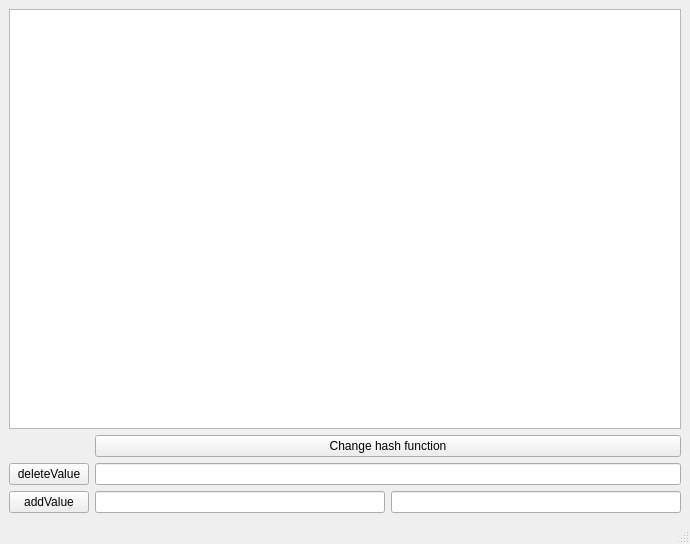
<?xml version="1.0" encoding="UTF-8"?>
<ui version="4.0">
 <class>MainWindow</class>
 <widget class="QMainWindow" name="MainWindow">
  <property name="geometry">
   <rect>
    <x>0</x>
    <y>0</y>
    <width>690</width>
    <height>544</height>
   </rect>
  </property>
  <property name="windowTitle">
   <string>MainWindow</string>
  </property>
  <widget class="QWidget" name="centralwidget">
   <layout class="QVBoxLayout" name="verticalLayout_2">
    <item>
     <widget class="QTableWidget" name="tableWidget"/>
    </item>
    <item>
     <layout class="QFormLayout" name="formLayout">
      <item row="3" column="0">
       <widget class="QPushButton" name="deleteValueButton">
        <property name="maximumSize">
         <size>
          <width>80</width>
          <height>16777215</height>
         </size>
        </property>
        <property name="text">
         <string>deleteValue</string>
        </property>
       </widget>
      </item>
      <item row="3" column="1">
       <widget class="QLineEdit" name="keyForDelete">
        <property name="maximumSize">
         <size>
          <width>16777215</width>
          <height>28</height>
         </size>
        </property>
        <property name="maxLength">
         <number>32770</number>
        </property>
       </widget>
      </item>
      <item row="2" column="1">
       <widget class="QPushButton" name="pushButton">
        <property name="text">
         <string>Change hash function</string>
        </property>
        <property name="isHash" stdset="0">
         <bool>true</bool>
        </property>
       </widget>
      </item>
     </layout>
    </item>
    <item>
     <layout class="QVBoxLayout" name="verticalLayout">
      <item>
       <layout class="QHBoxLayout" name="horizontalLayout">
        <item>
         <widget class="QPushButton" name="addValueButton">
          <property name="maximumSize">
           <size>
            <width>80</width>
            <height>29</height>
           </size>
          </property>
          <property name="text">
           <string>addValue</string>
          </property>
         </widget>
        </item>
        <item>
         <widget class="QLineEdit" name="keyEdit">
          <property name="maximumSize">
           <size>
            <width>16777215</width>
            <height>28</height>
           </size>
          </property>
         </widget>
        </item>
        <item>
         <widget class="QLineEdit" name="valueEdit"/>
        </item>
       </layout>
      </item>
     </layout>
    </item>
   </layout>
  </widget>
  <widget class="QMenuBar" name="menubar">
   <property name="geometry">
    <rect>
     <x>0</x>
     <y>0</y>
     <width>690</width>
     <height>21</height>
    </rect>
   </property>
  </widget>
  <widget class="QStatusBar" name="statusbar"/>
 </widget>
 <resources/>
 <connections/>
</ui>
